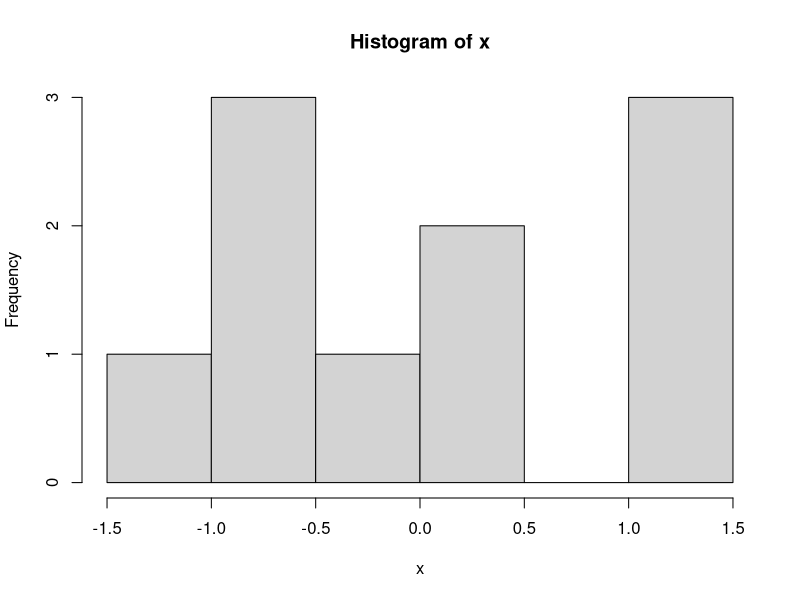

Source code (R):
## ---- chunk 1
# R code goes here
x <- rnorm(10)    # random draws from normal distribution
hist(x)           # plot draws in a histogram
## ---- chunk 2
# R code goes here
set.seed(12345)
x <- rnorm(10)    # random sample from normal distribution
mean(x)           # compute x's mean
